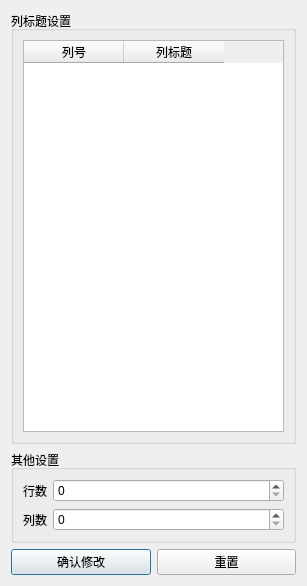
<?xml version="1.0" encoding="UTF-8"?>
<ui version="4.0">
 <class>Dialog</class>
 <widget class="QDialog" name="Dialog">
  <property name="geometry">
   <rect>
    <x>0</x>
    <y>0</y>
    <width>307</width>
    <height>586</height>
   </rect>
  </property>
  <property name="windowTitle">
   <string>属性</string>
  </property>
  <layout class="QGridLayout" name="gridLayout">
   <item row="0" column="0" colspan="2">
    <widget class="QGroupBox" name="groupBox">
     <property name="title">
      <string>列标题设置</string>
     </property>
     <layout class="QVBoxLayout" name="verticalLayout">
      <item>
       <widget class="CpPasteTable" name="tableWidget">
        <column>
         <property name="text">
          <string>列号</string>
         </property>
         <property name="background">
          <color>
           <red>255</red>
           <green>255</green>
           <blue>255</blue>
          </color>
         </property>
        </column>
        <column>
         <property name="text">
          <string>列标题</string>
         </property>
        </column>
       </widget>
      </item>
     </layout>
    </widget>
   </item>
   <item row="1" column="0" colspan="2">
    <widget class="QGroupBox" name="groupBox_2">
     <property name="title">
      <string>其他设置</string>
     </property>
     <layout class="QGridLayout" name="gridLayout_2">
      <item row="0" column="0">
       <layout class="QFormLayout" name="formLayout">
        <item row="0" column="0">
         <widget class="QLabel" name="label">
          <property name="text">
           <string>行数</string>
          </property>
         </widget>
        </item>
        <item row="0" column="1">
         <widget class="QSpinBox" name="spinBox_rownum">
          <property name="maximum">
           <number>10000</number>
          </property>
         </widget>
        </item>
        <item row="1" column="0">
         <widget class="QLabel" name="label_2">
          <property name="text">
           <string>列数</string>
          </property>
         </widget>
        </item>
        <item row="1" column="1">
         <widget class="QSpinBox" name="spinBox_colnum">
          <property name="maximum">
           <number>10000</number>
          </property>
         </widget>
        </item>
       </layout>
      </item>
     </layout>
    </widget>
   </item>
   <item row="2" column="0">
    <widget class="QPushButton" name="pushButtonOk">
     <property name="text">
      <string>确认修改</string>
     </property>
    </widget>
   </item>
   <item row="2" column="1">
    <widget class="QPushButton" name="pushButton_reset">
     <property name="text">
      <string>重置</string>
     </property>
    </widget>
   </item>
  </layout>
 </widget>
 <customwidgets>
  <customwidget>
   <class>CpPasteTable</class>
   <extends>QTableWidget</extends>
   <header>PyLogicFile.CopyPasteTable</header>
  </customwidget>
 </customwidgets>
 <resources/>
 <connections/>
</ui>
